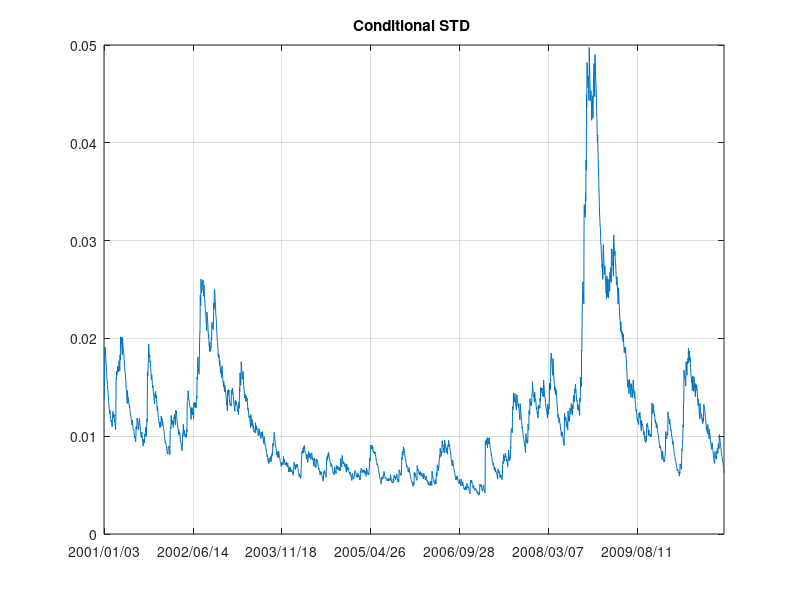

MATLAB code to generate this figure:
%%%%%%%%%%%%%%%%%%%%%%%%%%%%%%%%%%%%%%%%%%%%%%%%%%%%%%%%%
%  Capital University of Economics and Business(CUEB)
%  School of Finance, Dept. of International Finance 
%  Professor :Marcus, Yingfeng, Yu
%  Copyright (c) 2015, Yingfeng Yu
%  All rights reserved.
%  Quantitative Finance and MacroEconomics Group(QFnME) teaching materials
%  Contact info: yuyingfeng@cueb.edu.cn

clear all
close all

%using Q1_1's result
load PFQ1_1_result.mat

N=100; %as the question request


NN=length(log_return(:,2));


cond_var=var(log_return(:,2)); %initialize the first conditional variance
cond_std=sqrt(cond_var);

beta=0.94;
alpha=1-beta;

for i=2:NN
    cond_var(i)=beta*cond_var(i-1)+alpha*(log_return(i-1,2)^2);
    %cond_std(i)=sqrt(cond_var(i));
end
%condition variance in PF Q1_5 colD
cond_std=sqrt(cond_var);
%it is possible to apply loop aviodance method to enhance the program
%efficiency(sorry frogs, I havent have time to include it)
%be careful, generally, loops are slow. Loop method is not good style 
%for design efficient programming in matalb.

cond_date=log_return(2:end,1);
plot(cond_std)

grid on
NNN=length(cond_date);
intval=360;%interval, set as 1 year
xlim([0 NNN]);
set(gca,'XTick',[1:intval:NNN])
set(gca,'XTickLabel',datestr(cond_date(1:intval:NNN,1),26))
title('Conditional STD ')

